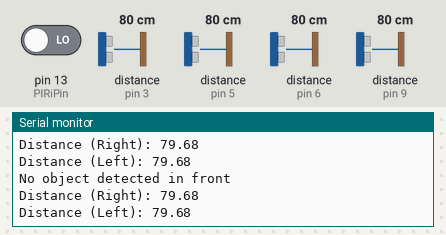
This sketch was run on a simulated Arduino Uno, built with avr-gcc and run on an emulated ATmega328P. Shown: the last lines printed to the serial monitor. Wiring (inferred from the names in the program): 4 × ultrasonic range finder: trigger pin 2, echo pin 3 / trigger pin 4, echo pin 5 / trigger pin 7, echo pin 6 / trigger pin 8, echo pin 9. The test bench sets the inputs (shaded band); at power-on: distance to the obstacle (sensors on pin 5, pin 3, pin 6, pin 9) 80 cm, pin 13 (PIRiPin) LOW. The echo pulse lasts 58.3 µs per cm.

Above: at 1.8 s.
1.9 s: distance to the obstacle (sensor on pin 5) set to 2 cm
At 2.4 s:
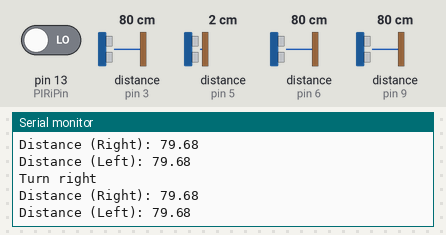
4.6 s: distance to the obstacle (sensor on pin 3) set to 2 cm
At 6.0 s:
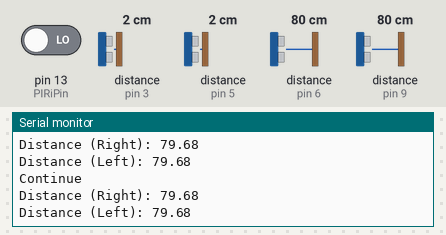
7.6 s: pin 13 (PIRiPin) driven HIGH
At 8.6 s:
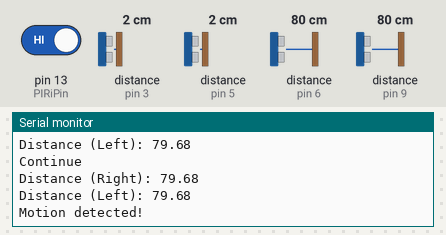
9.7 s: pin 13 (PIRiPin) driven LOW
At 11.0 s:
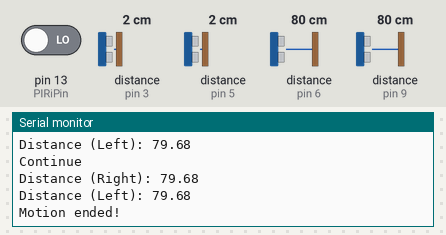
11.7 s: distance to the obstacle (sensor on pin 6) set to 2 cm
At 13.0 s:
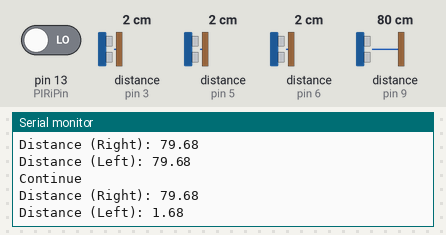
13.2 s: distance to the obstacle (sensor on pin 9) set to 250 cm
At 14.1 s:
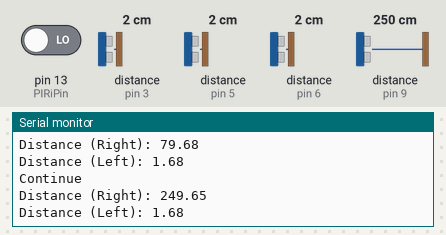

The sketch:

car_sensors.ino
```cpp
// Constants

  // input pin for PIR sensor
  int PIRiPin = 13;

  // current state of PIR sensor
  int pirState = LOW;

  // value returned by PIR sensor
  int motion = 0;

  // trigger and echo pins for front ultrasonic sensors
  const int trigFL = 2;
  const int echoFL = 3;
  const int trigFR = 4;
  const int echoFR = 5;

  // trigger and echo pins for side ultrasonic sensors
  const int trigSL = 7;
  const int echoSL = 6;
  const int trigSR = 8;
  const int echoSR = 9;

  // constant for conversion
  const float speed_sound = .0343;

  // maximum distance to person
  const float max_dist = 50;

  // time interval between measurements
  int interval = 1000;

  // store time and distance for front ultrasonic sensors
  float timeFL, distFL, timeFR, distFR;

  // store time and distance for side ultrasonic sensors
  float timeSL, distSL, timeSR, distSR;

void setup() {
  // set pin mode for each pin
  pinMode(PIRiPin, INPUT);
  pinMode(trigFL, OUTPUT);
  pinMode(echoFL, INPUT);
  pinMode(trigFR, OUTPUT);
  pinMode(echoFR, INPUT);
  pinMode(trigSL, OUTPUT);
  pinMode(echoSL, INPUT);
  pinMode(trigSR, OUTPUT);
  pinMode(echoSR, INPUT);
  Serial.begin(9600);
}

void loop() {

// DATA COLLECTION

  // calculate distance from front right US
  digitalWrite(trigFR, LOW);
  delayMicroseconds(2);
  digitalWrite(trigFR, HIGH);
  delayMicroseconds(10);
  digitalWrite(trigFR, LOW);
  // finds duration of pulse
  timeFR = pulseIn(echoFR, HIGH);
  // distance = speed * (time / 2)
  distFR = (timeFR*speed_sound)/2;


  // calculate distance from front left US
  delayMicroseconds(2);
  digitalWrite(trigFL, LOW);
  delayMicroseconds(2);
  digitalWrite(trigFL, HIGH);
  delayMicroseconds(10);
  digitalWrite(trigFL, LOW);
  // finds duration of pulse
  timeFL = pulseIn(echoFL, HIGH);
  // distance = speed * (time / 2)
  distFL = (timeFL*speed_sound)/2;

  // calculate distance from right, side US
  digitalWrite(trigSR, LOW);
  delayMicroseconds(2);
  digitalWrite(trigSR, HIGH);
  delayMicroseconds(10);
  digitalWrite(trigSR, LOW);
  // Finds duration of pulse
  timeSR = pulseIn(echoSR, HIGH);
  // Distance = speed * (time / 2)
  distSR = (timeSR*speed_sound)/2;

  delayMicroseconds(2);
  // Sends 8 microsecond pulse for left
  digitalWrite(trigSL, LOW);
  delayMicroseconds(2);
  digitalWrite(trigSL, HIGH);
  delayMicroseconds(10);
  digitalWrite(trigSL, LOW);

  // Finds duration of pulse
  timeSL = pulseIn(echoSL, HIGH);
  // Distance = speed * (time / 2)
  distSL = (timeSL*speed_sound)/2;

  // detect motion from PIR sensor
  motion = digitalRead(PIRiPin);

// DEBUGGING AND OUTPUT

  // debugging for front ultrasonic sensors
  if (distFR > max_dist && distFR > max_dist) {
    Serial.println("No object detected in front");
  }
  else if (distFL > max_dist) {
    Serial.println("Turn right");
  }
  else if (distFR > max_dist) {
    Serial.println("Turn left");
  }
  else {
    Serial.println("Continue");
  }

  // output for side ultrasonic sensors
  Serial.print("Distance (Right): ");
  Serial.println(distSR);
  Serial.print("Distance (Left): ");
  Serial.println(distSL);

  // debugging for PIR sensor
  if (motion == HIGH) {
      if (pirState == LOW) {
        // we have just turned on
        Serial.println("Motion detected!");
        pirState = HIGH;
      }
  }
  else {
    if (pirState == HIGH){
      // we have just turned of
      Serial.println("Motion ended!");
      // We only want to print on the output change, not state
      pirState = LOW;
    }
  }

  // time between measurements
  delay(interval);
}
```

Measured:
- after the input at 1.9 s, the serial monitor: prints a new line after 0.18 s (image 1)
- after the input at 4.6 s, the serial monitor: prints a new line after 0.53 s (image 2)
- after the input at 7.6 s, the serial monitor: prints a new line after 0.63 s (image 3)
- after the input at 9.7 s, the serial monitor: prints a new line after 0.57 s (image 4)
- after the input at 11.7 s, the serial monitor: prints a new line after 0.57 s (image 5)
- after the input at 13.2 s, the serial monitor: prints a new line after 0.07 s (image 6)
